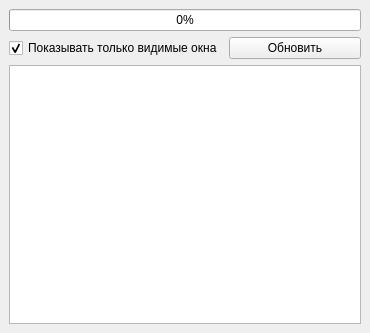
<?xml version="1.0" encoding="UTF-8"?>
<ui version="4.0">
 <class>MainView</class>
 <widget class="QMainWindow" name="MainView">
  <property name="geometry">
   <rect>
    <x>0</x>
    <y>0</y>
    <width>370</width>
    <height>333</height>
   </rect>
  </property>
  <property name="windowTitle">
   <string>MainWindow</string>
  </property>
  <widget class="QWidget" name="centralwidget">
   <layout class="QVBoxLayout" name="verticalLayout">
    <item>
     <widget class="QProgressBar" name="progress">
      <property name="value">
       <number>0</number>
      </property>
     </widget>
    </item>
    <item>
     <layout class="QHBoxLayout" name="horizontalLayout">
      <item>
       <widget class="QCheckBox" name="showVisible">
        <property name="text">
         <string>Показывать только видимые окна</string>
        </property>
        <property name="checked">
         <bool>true</bool>
        </property>
       </widget>
      </item>
      <item>
       <widget class="QPushButton" name="refresh">
        <property name="text">
         <string>Обновить</string>
        </property>
       </widget>
      </item>
     </layout>
    </item>
    <item>
     <widget class="QTableWidget" name="tableWidget"/>
    </item>
   </layout>
  </widget>
 </widget>
 <resources/>
 <connections/>
</ui>
